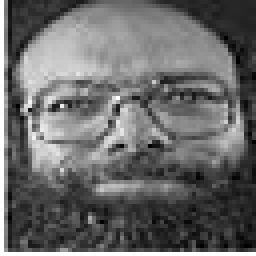
#> input picture bigdata/源代码汇总-2020-12-16/第12章 数据降维之PCA主成分分析/源代码汇总_Jupyter Notebook格式（推荐）/olivettifaces/18_3.jpg, 64 x 64 px (shown 4 times larger)
$ python -i s1.py   (imports and definitions only)
#> lines starting #> are read from the running program, lines starting #| are printed output that depends on the picture
#> further down, picture is the input picture: shape (64, 64, 3); min 0, max 255, mean 105.5
import cv2
import numpy as np
from collections import Counter
from PIL import Image
import argparse
import time


# [7 lines left out: function is_bright_color, not called in this run]


def get_most_common_bright_color_v2(frame):
    # Convert frame to HSV color space
    frame_hsv = cv2.cvtColor(frame, cv2.COLOR_BGR2HSV)
#> frame_hsv: shape (64, 64, 3); mean H, S, V 0, 0, 105.5

    # Threshold to extract bright regions (adjust the values according to the brightness)
    lower_threshold = np.array([0, 0, 200])
    upper_threshold = np.array([180, 255, 255])
    mask = cv2.inRange(frame_hsv, lower_threshold, upper_threshold)
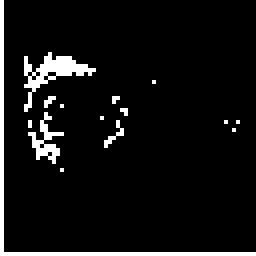
#> mask: shape (64, 64) (shown 4 times larger); 6.8% white in thin lines or dots

    # Apply mask to get bright regions
    bright_regions = cv2.bitwise_and(frame, frame, mask=mask)
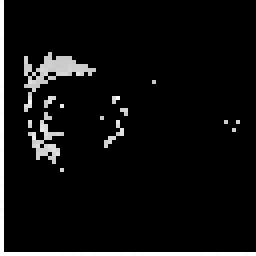
#> bright_regions: shape (64, 64, 3) (shown 4 times larger); min 0, max 255, mean 15.6

    # Convert image to a 1D array of pixels
    pixels = bright_regions.reshape((-1, 3))

    # Calculate histogram of pixel values
    histogram = Counter(tuple(pixel) for pixel in pixels)
#> histogram = 37 items

    # Get the most common color
    most_common_color = histogram.most_common(1)
#> most_common_color = [((0, 0, 0), 3818)]

    return most_common_color[0][0] if most_common_color else None


# [33 lines left out: functions capture_middle_region, get_most_common_bright_color, not called in this run]


def save_frame_to_file(frame, output_path):
    cv2.imwrite(output_path, frame)
    print(f"Frame saved to {output_path}")


# [49 lines left out: functions analyze_frame, process_video, main, not called in this run]


# export OUTPUT_PATH=/Users/frank/workspace/github/python/learning-python/opencv/color_distributions/img
# python3 s1.py /Users/frank/Movies/test_file/视频脚本/超级马力大电影_来到猩猩.mp4 100 ${OUTPUT_PATH}/output_frame.png ${OUTPUT_PATH}/output_image.png
# python3 s1.py /Users/frank/Movies/test_file/视频脚本/超级马力大电影_来到猩猩.mp4 300 ${OUTPUT_PATH}/output_frame.png ${OUTPUT_PATH}/output_image.png
# [2 lines not run here, left out]

>>> import cv2
>>> picture = cv2.imread('../../bigdata/源代码汇总-2020-12-16/第12章 数据降维之PCA主成分分析/源代码汇总_Jupyter Notebook格式（推荐）/olivettifaces/18_3.jpg')
>>> result = get_most_common_bright_color_v2(picture)
#> result = (0, 0, 0)
